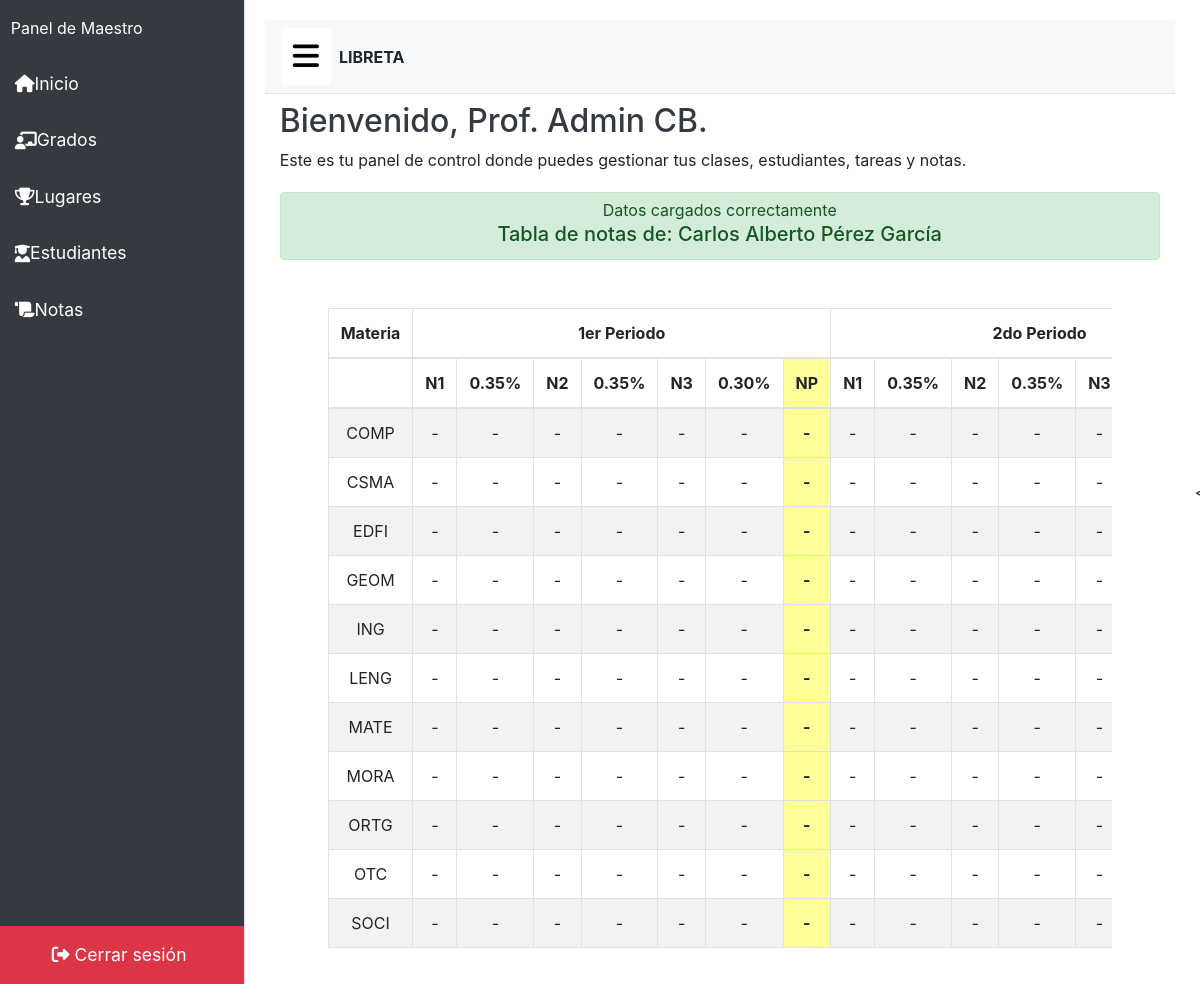
Screenshot of /main/libreta.php?nie=100000001 (signed in) with the database file from the repository.
### tables this page shows
CREATE TABLE `alumnos` (
  `nie` int(9) NOT NULL,
  `nombre` varchar(50) NOT NULL,
  `apellidos` varchar(50) NOT NULL,
  `grado` varchar(4) NOT NULL
);

CREATE TABLE `maestros_materias` (
  `dui_maestro` varchar(9) NOT NULL,
  `cod_materia` varchar(4) NOT NULL
);

### main/libreta.php (the view, shortened to what this page needs)
<!DOCTYPE html>
<html lang="es">
<head>
    <link href="https://stackpath.bootstrapcdn.com/bootstrap/4.5.2/css/bootstrap.min.css" rel="stylesheet">
    <link rel="stylesheet" href="notas.css">
    <link rel="stylesheet" href="sidebar.css">
</head>
<body>
<?php
    include("../php/connDB.php");
?>
<div class="d-flex" id="wrapper">
    <div class="bg-dark border-right d-flex flex-column" id="sidebar-wrapper">
    <div class="sidebar-heading text-white py-3 px-3 fs-4 fw-bold">Panel de Maestro</div>
        <div id="menu" class="list-group list-group-flush flex-grow-1">
            <a href="dashboard.php" class="list-group-item list-group-item-action bg-dark text-white d-flex align-items-center">
                <i class="fa-solid fa-home me-2"></i> Inicio
            </a>
            <a id="libretaNotasLink" class="list-group-item list-group-item-action bg-dark text-white d-flex align-items-center position-relative">
            <i class="fa-solid fa-chalkboard-user me-2"></i> Grados
            </a>
            <a href="lugares.php" class="list-group-item list-group-item-action bg-dark text-white d-flex align-items-center">
            <i class="fa-solid fa-trophy me-2"></i> Lugares
            </a>
            <a href="#" class="list-group-item list-group-item-action bg-dark text-white d-flex align-items-center">
                <i class="fas fa-user-graduate me-2"></i> Estudiantes
            </a>
            <a href="notas.php" class="list-group-item list-group-item-action bg-dark text-white d-flex align-items-center">
                <i class="fa-solid fa-scroll me-2"></i> Notas
            </a>
        </div>
        <a href="../php/logout.php" class="list-group-item list-group-item-action bg-danger text-white text-center py-3 mt-auto">
            <i class="fa-solid fa-sign-out-alt me-2"></i> Cerrar sesión
        </a>
    </div>
    <div id="page-content-wrapper">
        <nav class="navbar navbar-expand-lg navbar-light bg-light border-bottom">
        <button class="btn btn-primary mr-2" id="menu-toggle"><i class="fa-solid fa-bars"></i></button><h style="font-weight: bold;" >LIBRETA</h>
        </nav>
        <div class="container-fluid">
        <h2 class="mt-2" style="color:  #343a40;" >Bienvenido, Prof. <?php echo $_SESSION["nombre"] ?>.</h2>
            <p>Este es tu panel de control donde puedes gestionar tus clases, estudiantes, tareas y notas.</p>
                    <?php
                    include("../php/generarTablaLibreta.php");
                    ?>
        </div>
    </div>
</div>
</body>
</html>

### php/generarTablaLibreta.php (shortened to what this page needs)
<link href="https://stackpath.bootstrapcdn.com/bootstrap/4.5.2/css/bootstrap.min.css" rel="stylesheet">
<div class="alert alert-success" role="alert" style="width: 100%; text-align:center; padding: 5px; margin-top: 20px;">
    <?php
        include("../php/connDB.php");
        $dui = $_SESSION["dui"];
        $nie = $_GET["nie"];
        $consulta = "SELECT * FROM alumnos WHERE nie = '$nie'";
        $resultado = mysqli_query($conn, $consulta);
        if (mysqli_num_rows($resultado) > 0) {
            $resultado = mysqli_fetch_assoc($resultado);
            $nombre = $resultado["nombre"];
            $apellidos = $resultado["apellidos"];
        }
    ?>
    Datos cargados correctamente <h5>Tabla de notas de: <?php echo $nombre . " " . $apellidos; ?></h5>
</div>
<div class="ml-5 mr-5 mt-5">
    <div class="table-responsive">
        <table class="table table-striped table-bordered">
            <thead>
                <tr>
                    <th>Materia</th>
                    <th colspan="7">1er Periodo</th>
                    <th colspan="7">2do Periodo</th>
                </tr>
                <tr>
                    <th></th>
                    <th class="nota">N1</th>
                    <th class="nota">0.35%</th>
                    <th class="nota">N2</th>
                    <th class="nota">0.35%</th>
                    <th class="nota">N3</th>
                    <th class="nota">0.30%</th>
                    <th class="nota nota-final">NP</th>
                    <th class="nota">N1</th>
                    <th class="nota">0.35%</th>
                    <th class="nota">N2</th>
                    <th class="nota">0.35%</th>
                    <th class="nota">N3</th>
                </tr>
            </thead>
            <tbody>
                <?php
                    function obtenerNotas($conn, $nie, $materia, $periodo, $tipo_actividad) {
                        $consulta = "SELECT nota FROM notas WHERE nie = '$nie' AND materia = '$materia' AND periodo = '$periodo' AND tipo_actividad = '$tipo_actividad'";
                        $resultado = mysqli_query($conn, $consulta);
                        $totalNotas = 0;
                        $numeroNotas = 0;
                        return [$totalNotas, $numeroNotas];
                    }
                    function calcularPromedio($totalNotas, $numeroNotas) {
                        return $numeroNotas > 0 ? $totalNotas / $numeroNotas : "-";
                    }
                    function calcularNotaPeriodo($promedio, $peso) {
                        return $promedio !== "-" ? $promedio * $peso : "-";
                    }
                    function calcularNotas($conn, $nie, $materia, $periodo) {
                        $notas = [];
                        $tipos = ['cotidiana' => 0.35, 'integradora' => 0.35, 'examen' => 0.30];
                        foreach ($tipos as $tipo => $peso) {
                            list($totalNotas, $numeroNotas) = obtenerNotas($conn, $nie, $materia, $periodo, $tipo);
                            $promedio = calcularPromedio($totalNotas, $numeroNotas);
                            $notas[$tipo] = [
                                'promedio' => $promedio,
                                'nota_periodo' => calcularNotaPeriodo($promedio, $peso)
                            ];
                        }
                        return $notas;
                    }
                    $consulta = "SELECT cod_materia FROM maestros_materias WHERE dui_maestro = '$dui'";
                    $resultado = mysqli_query($conn, $consulta);
                    if (mysqli_num_rows($resultado) > 0) {
                        while ($row = mysqli_fetch_assoc($resultado)) {
                            $materia = $row["cod_materia"];
                            echo "<tr><td>{$materia}</td>";
                            $promedios = [];
                            for ($periodo = 1; $periodo <= 3; $periodo++) {
                                $periodoStr = $periodo . 'PER';
                                $notas = calcularNotas($conn, $nie, $materia, $periodoStr);
                                $promedioCotidiana = $notas['cotidiana']['promedio'];
                                $notaCotidiana = $notas['cotidiana']['nota_periodo'];
                                $promedioIntegradora = $notas['integradora']['promedio'];
                                $notaIntegradora = $notas['integradora']['nota_periodo'];
                                $promedioExamen = $notas['examen']['promedio'];
                                $notaExamen = $notas['examen']['nota_periodo'];
                                $promedioTotal = ($notaCotidiana !== "-" && $notaIntegradora !== "-" && $notaExamen !== "-") ?
                                    $notaCotidiana + $notaIntegradora + $notaExamen : "-";
                                echo "<td>{$promedioCotidiana}</td>";
                                echo "<td>{$notaCotidiana}</td>";
                                echo "<td>{$promedioIntegradora}</td>";
                                echo "<td>{$notaIntegradora}</td>";
                                echo "<td>{$promedioExamen}</td>";
                                echo "<td>{$notaExamen}</td>";
                                echo "<td class='nota-final'>{$promedioTotal}</td>";
                                $promedios[] = $promedioTotal;
                            }
                            $notaFinal = in_array("-", $promedios) ? "-" : array_sum($promedios) / count($promedios);
                            echo "<td class='nota-final'>{$notaFinal}</td></tr>";
                        }
                    }
                ?>
            </tbody>
        </table>
    </div>
</div>

### main/notas.css (style rules this page uses)
body { background-color: #f8f9fa; height: 100vh; display: flex; justify-content: center; align-items: center; margin: 0; }

### main/sidebar.css (style rules this page uses)
#wrapper { display: flex; width: 100%; height: 100vh; transition: all 0.3s ease; }
#sidebar-wrapper { width: 250px; height: 100vh; background-color: #343a40; transition: all 0.3s ease; position: fixed; z-index: 1000; overflow-y: auto; }
#page-content-wrapper { margin-left: 250px; padding: 20px; width: calc(100% - 250px); height: 100vh; overflow-y: auto; transition: margin-left 0.3s ease, width 0.3s ease; }
#menu a { padding: 15px; text-decoration: none; color: #ffffff; display: flex; align-items: center; border: none; }
#menu-toggle { background-color: rgb(255, 255, 255); color: black; font-size: 30px; border: none; }
#sidebar-wrapper .list-group-item { border: none; padding: 15px 20px; font-size: 1.1rem; color: #ffffff; }
.list-group-item-action { cursor: pointer; }
a.list-group-item.bg-danger { border: none; }
#sidebar-wrapper { scrollbar-color: #a9a9a9 #2e2e2e; scrollbar-width: thin; }

### php/generarTablaLibreta.php (style rules this page uses)
table { text-align: center; }
.nota { width: 10px; border-radius: 4px; border: 1px solid black; background-color: white; padding: 2px; text-align: center; }
.nota-final { background-color: #ffff99; font-weight: bold; }

### rows the page displays
alumnos: nombre "Carlos Alberto", apellidos "Pérez García"
maestros_materias: cod_materia "COMP", promedioCotidiana "-", notaCotidiana "-", promedioIntegradora "-", notaIntegradora "-", promedioExamen "-", notaExamen "-", promedioTotal "-"
maestros_materias: cod_materia "CSMA", promedioCotidiana "-", notaCotidiana "-", promedioIntegradora "-", notaIntegradora "-", promedioExamen "-", notaExamen "-", promedioTotal "-"
maestros_materias: cod_materia "EDFI", promedioCotidiana "-", notaCotidiana "-", promedioIntegradora "-", notaIntegradora "-", promedioExamen "-", notaExamen "-", promedioTotal "-"
maestros_materias: cod_materia "GEOM", promedioCotidiana "-", notaCotidiana "-", promedioIntegradora "-", notaIntegradora "-", promedioExamen "-", notaExamen "-", promedioTotal "-"
maestros_materias: cod_materia "ING", promedioCotidiana "-", notaCotidiana "-", promedioIntegradora "-", notaIntegradora "-", promedioExamen "-", notaExamen "-", promedioTotal "-"
maestros_materias: cod_materia "LENG", promedioCotidiana "-", notaCotidiana "-", promedioIntegradora "-", notaIntegradora "-", promedioExamen "-", notaExamen "-", promedioTotal "-"
maestros_materias: cod_materia "MATE", promedioCotidiana "-", notaCotidiana "-", promedioIntegradora "-", notaIntegradora "-", promedioExamen "-", notaExamen "-", promedioTotal "-"
maestros_materias: cod_materia "MORA", promedioCotidiana "-", notaCotidiana "-", promedioIntegradora "-", notaIntegradora "-", promedioExamen "-", notaExamen "-", promedioTotal "-"
maestros_materias: cod_materia "ORTG", promedioCotidiana "-", notaCotidiana "-", promedioIntegradora "-", notaIntegradora "-", promedioExamen "-", notaExamen "-", promedioTotal "-"
maestros_materias: cod_materia "OTC", promedioCotidiana "-", notaCotidiana "-", promedioIntegradora "-", notaIntegradora "-", promedioExamen "-", notaExamen "-", promedioTotal "-"
maestros_materias: cod_materia "SOCI", promedioCotidiana "-", notaCotidiana "-", promedioIntegradora "-", notaIntegradora "-", promedioExamen "-", notaExamen "-", promedioTotal "-"

### other values shown
$_SESSION["nombre"] "Admin CB"
